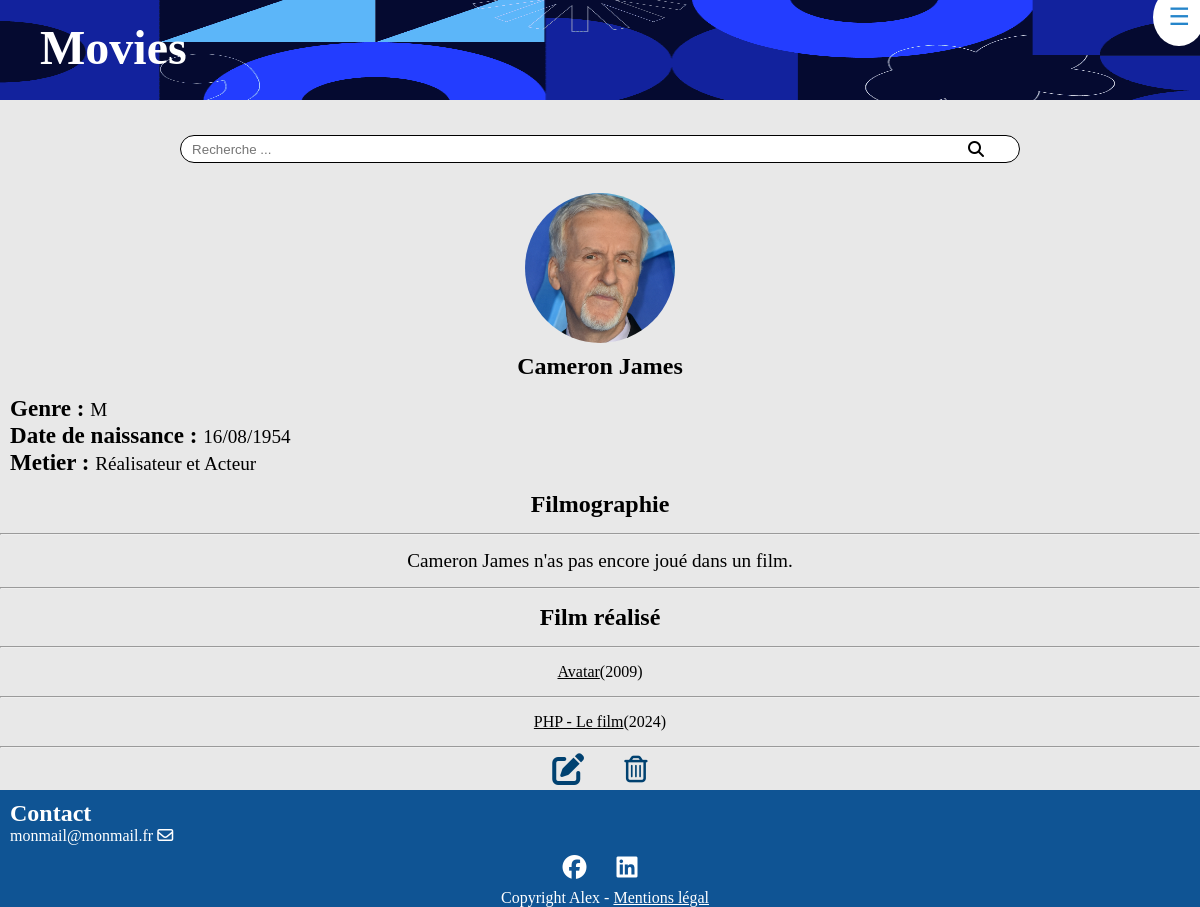
/index.php?action=detPersonne&id=14, run on the app's committed database.
### tables this page shows
CREATE TABLE IF NOT EXISTS `personne` (
  `id_personne` int NOT NULL AUTO_INCREMENT,
  `nom` varchar(50) NOT NULL,
  `prenom` varchar(50) NOT NULL,
  `sexe` varchar(50) NOT NULL,
  `dateDeNaissance` date DEFAULT NULL,
  `photo` varchar(255) DEFAULT NULL,
  PRIMARY KEY (`id_personne`)
);

CREATE TABLE IF NOT EXISTS `film` (
  `id_film` int NOT NULL AUTO_INCREMENT,
  `titre` varchar(50) NOT NULL,
  `dateDeSortie` date NOT NULL,
  `duree` int NOT NULL,
  `synopsis` text,
  `note` decimal(6,2) DEFAULT NULL,
  `affiche` varchar(255) DEFAULT NULL,
  `id_realisateur` int NOT NULL,
  PRIMARY KEY (`id_film`),
  KEY `id_realisateur` (`id_realisateur`),
  CONSTRAINT `film_ibfk_1` FOREIGN KEY (`id_realisateur`) REFERENCES `realisateur` (`id_realisateur`)
);

### view/personne/detailPersonne.php (the view, shortened to what this page needs)
<div class="detailPersonne">
<?php
        $personne = $requete->fetch();
        echo "<figure>
                <img class='afficheActeur' src='" . $personne['photo'] . "' title='" . $personne['laPersonne'] . "'>
              </figure>",
              "<h2>" . $personne['laPersonne'] . "</h2>",
              "<p><span class='detail'>Genre : </span>" . $personne['sexe'] . "</p>",
              "<p><span class='detail'>Date de naissance : </span>" . $personne['dateNaissance'] . "</p>";
        if (!empty($personne['idActeur']) && !empty($personne['idRealisateur'])) {
            echo "<p><span class='detail'> Metier : </span> Réalisateur et Acteur </p>";
        } elseif (!empty($personne['idActeur'])) {
            echo "<p><span class='detail'> Metier : </span> Acteur </p>";
        } elseif (!empty($personne['idRealisateur'])) {
            echo "<p><span class='detail'> Metier : </span> Réalisateur </p>";
        }
?>
<?php
        if (!empty($personne['idActeur'])) {
        echo "<h2 class='DetPersonneTitle'>Filmographie</h2>",
            "<ul><hr class='solid'>";
        $filmographieActeur = $requeteFilmoActeur->fetchAll();
        if (!empty($filmographieActeur)) {
        foreach($filmographieActeur as $film) {  ?>
            <li>
                <a href='index.php?action=detFilm&id=<?= $film['id_film'] ?>'>
                <?= $film['titre'] ?></a>
                 - <?= $film['dateSortie']; ?>
            </li>         <hr class="solid">
<?php   }
        echo "</ul>";
        echo "<h2 class='DetPersonneTitle'>Role : </h2>",
                "<ul><hr class='solid'>";
        foreach($filmographieActeur as $role) { ?>
            <li>
                <a href='index.php?action=detRole&id=<?= $role['idRole'] ?>'>
                <?= $role['role']?></a>
                <button title="trash" id="trashActor">
                    <a href="index.php?action=delRoleFilm&id=<?= $role['id_film'] ?>&idActeur=<?= $role['idActeur'] ?>&idRole=<?= $role['idRole'] ?>"><i class="fa-regular fa-trash-can"></i></a>
                </button>
            </li>         <hr class="solid">
<?php   }
        } else {
            echo "<p class='noFilm'>" . $personne['laPersonne'] . " n'as pas encore joué dans un film.</p><hr class='solid'>";
        }}
        if (!empty($personne['idRealisateur'])) {
            echo "<h2 class='DetPersonneTitle'> Film réalisé </h2>",
                    "<ul><hr class='solid'>";
            foreach($requeteFilmoRealisateur->fetchAll() as $filmReal) { ?>
            <li>
                <a href='index.php?action=detFilm&id=<?= $filmReal['id_film']?>'>
                <?= $filmReal['titre']?></a> (<?= $filmReal['date'] ?>)
            </li>         <hr class="solid">
<?php       }
        }?>
</div>
<div class="editOrDel">
    <a href='index.php?action=editerPersonne&id=<?= $personne['id_personne'] ?>' title="edit"> <i class="fa-solid fa-pen-to-square"></i></a>
    <button title="trash" id="alertOn"> <i class="fa-regular fa-trash-can"></i></button>
</div>
<?php
    require_once "view/template.php";
?>

### public/css/style.css (style rules this page uses)
* { padding: 0; margin: 0; box-sizing: border-box; }
body { background-color: #9e9e9e3b; scroll-behavior: smooth; }
@media only screen and (min-width: 250px) { figure { position: relative; } }
@media only screen and (min-width: 250px) { figure img { display: block; width: 100vw; height: 100px; } }
@media only screen and (min-width: 250px) { .afficheActeur, .afficheReal { height: 90px; width: 90px; object-fit: cover; border-radius: 50px; } }
@media only screen and (min-width: 250px) { a { color: black; } }
@media only screen and (min-width: 250px) { .detail { font-weight: 600; font-size: 1.2em; } }
@media only screen and (min-width: 250px) { .editOrDel { display: flex; align-items: center; justify-content: center; } }
@media only screen and (min-width: 250px) { .editOrDel i { font-size: 2em; padding: 5px 20px; color: #004170; } }
@media only screen and (min-width: 250px) { #alertOn, #trashActor { border: none; background: none; } }
@media only screen and (min-width: 250px) { .detailPersonne figure { padding: 10px 0; display: flex; justify-content: center; } }
@media only screen and (min-width: 250px) { .detailPersonne img { height: 150px; width: 150px; border-radius: 50%; } }
@media only screen and (min-width: 250px) { .detailPersonne h2 { text-align: center; padding-bottom: 15px; } }
@media only screen and (min-width: 250px) { .detailPersonne li { display: flex; justify-content: center; align-items: center; padding: 15px 0; } }
@media only screen and (min-width: 250px) { .detailPersonne p { font-size: 1.2em; } }
@media only screen and (min-width: 250px) { .noFilm { display: flex; justify-content: center; align-items: center; padding: 15px 10px; text-align: center; } }
@media only screen and (min-width: 250px) { .DetPersonneTitle { padding-top: 15px; } }
@media only screen and (min-width: 250px) { footer h2, p { padding-left: 10px; } }

### data on the page
personne: photo (picture), sexe "M"
film: titre "Avatar", date "2009"
film: titre "PHP - Le film", date "2024"

### other printed values
$personne['laPersonne'] "Cameron James"
$personne['dateNaissance'] "16/08/1954"
